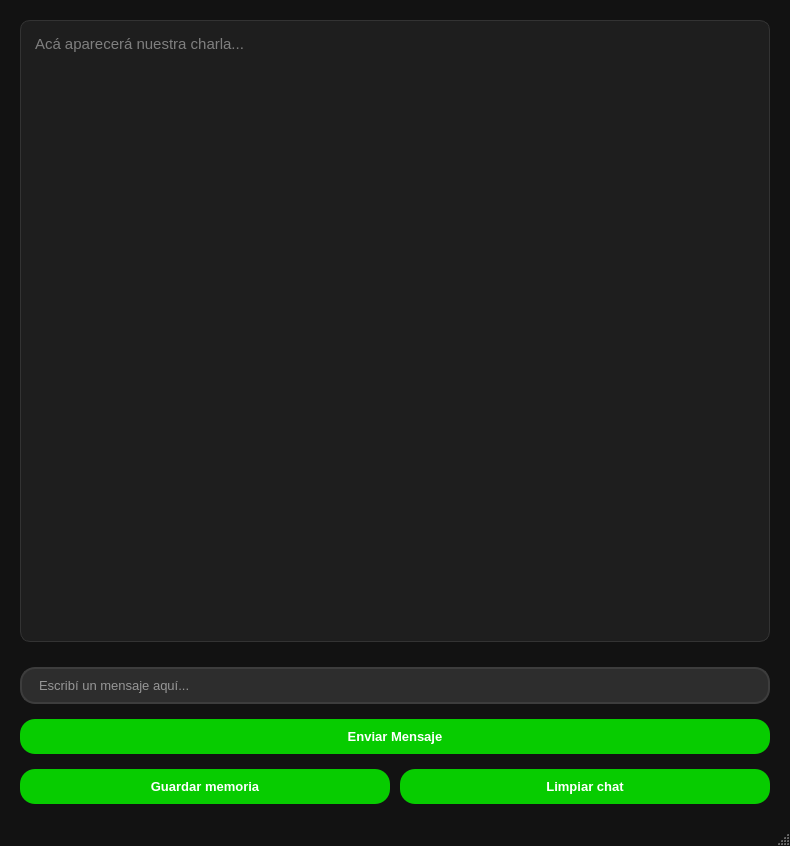
<?xml version="1.0" encoding="UTF-8"?>
<ui version="4.0">
 <class>MainWindow</class>
 <widget class="QMainWindow" name="MainWindow">
  <property name="geometry">
   <rect>
    <x>0</x>
    <y>0</y>
    <width>790</width>
    <height>846</height>
   </rect>
  </property>
  <property name="windowTitle">
   <string>Franco AI Bot</string>
  </property>
  <property name="styleSheet">
   <string notr="true">
    QMainWindow {
        background-color: #121212;
    }
    QTextEdit {
        background-color: #1e1e1e;
        color: #e0e0e0;
        border: 1px solid #333333;
        border-radius: 10px;
        padding: 10px;
        font-family: 'Segoe UI', sans-serif;
        font-size: 11pt;
    }
    QLineEdit {
        background-color: #2d2d2d;
        color: white;
        border: 2px solid #3d3d3d;
        border-radius: 15px;
        padding: 8px 15px;
        font-size: 10pt;
        margin-top: 5px;
    }
    QLineEdit:focus {
        border: 2px solid #00cc0a;
    }
    QPushButton {
        background-color: #07cc00;
        color: white;
        border-radius: 15px;
        padding: 10px;
        font-weight: bold;
        font-size: 10pt;
        margin-top: 5px;
    }
    QPushButton:hover {
        background-color: #1c9653;
    }
    QPushButton:pressed {
        background-color: #009e22;
    }
   </string>
  </property>
  <widget class="QWidget" name="centralwidget">
   <layout class="QVBoxLayout" name="verticalLayout">
    <property name="spacing">
     <number>10</number>
    </property>
    <property name="leftMargin">
     <number>20</number>
    </property>
    <property name="topMargin">
     <number>20</number>
    </property>
    <property name="rightMargin">
     <number>20</number>
    </property>
    <property name="bottomMargin">
     <number>20</number>
    </property>
    <item>
     <widget class="QTextEdit" name="txt_chat">
      <property name="readOnly">
       <bool>true</bool>
      </property>
      <property name="placeholderText">
       <string>Acá aparecerá nuestra charla...</string>
      </property>
     </widget>
    </item>
    <item>
     <widget class="QFrame" name="frame">
      <property name="frameShape">
       <enum>QFrame::StyledPanel</enum>
      </property>
      <property name="frameShadow">
       <enum>QFrame::Raised</enum>
      </property>
     </widget>
    </item>
    <item>
     <widget class="QLineEdit" name="input_mensaje">
      <property name="placeholderText">
       <string>Escribí un mensaje aquí...</string>
      </property>
     </widget>
    </item>
    <item>
     <widget class="QPushButton" name="btn_enviar">
      <property name="cursor">
       <cursorShape>PointingHandCursor</cursorShape>
      </property>
      <property name="text">
       <string>Enviar Mensaje</string>
      </property>
     </widget>
    </item>
    <item>
     <layout class="QHBoxLayout" name="horizontalLayout">
      <item>
       <widget class="QPushButton" name="btn_guardar">
        <property name="text">
         <string>Guardar memoria</string>
        </property>
       </widget>
      </item>
      <item>
       <widget class="QPushButton" name="btn_limpiar">
        <property name="text">
         <string>Limpiar chat</string>
        </property>
       </widget>
      </item>
     </layout>
    </item>
   </layout>
  </widget>
  <widget class="QMenuBar" name="menubar">
   <property name="geometry">
    <rect>
     <x>0</x>
     <y>0</y>
     <width>790</width>
     <height>22</height>
    </rect>
   </property>
  </widget>
  <widget class="QStatusBar" name="statusbar"/>
 </widget>
 <resources/>
 <connections/>
</ui>
